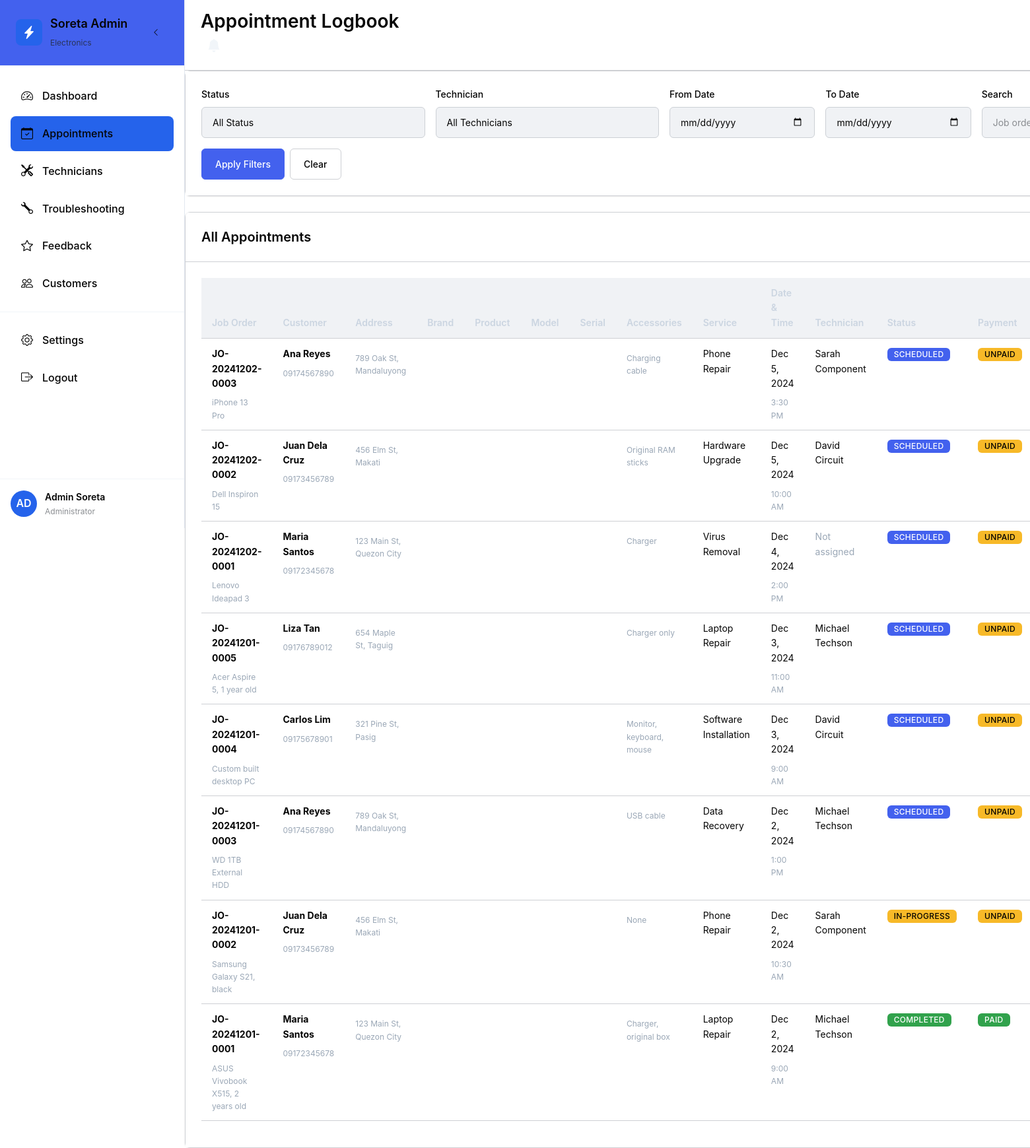
The page /admin/appointments.php (signed in) on the database its author committed.
### tables this page shows
CREATE TABLE `appointments` (
  `id` INT PRIMARY KEY AUTO_INCREMENT,
  `job_order_no` VARCHAR(20) UNIQUE NOT NULL,
  `customer_id` INT NOT NULL,
  `service_type` VARCHAR(255) NOT NULL,
  `product_details` TEXT NOT NULL,
  `trouble_description` TEXT NOT NULL,
  `appointment_date` DATE NOT NULL,
  `appointment_time` TIME NOT NULL,
  `status` ENUM('scheduled', 'in-progress', 'completed', 'cancelled') DEFAULT 'scheduled',
  `payment_status` ENUM('paid', 'unpaid') DEFAULT 'unpaid',
  `technician_id` INT NULL,
  `accessories` TEXT,
  `admin_notes` TEXT,
  `created_at` TIMESTAMP DEFAULT CURRENT_TIMESTAMP,
  `updated_at` TIMESTAMP DEFAULT CURRENT_TIMESTAMP ON UPDATE CURRENT_TIMESTAMP,
  FOREIGN KEY (`customer_id`) REFERENCES `users`(`id`),
  FOREIGN KEY (`technician_id`) REFERENCES `technicians`(`id`)
);

CREATE TABLE `users` (
  `id` INT PRIMARY KEY AUTO_INCREMENT,
  `email` VARCHAR(255) UNIQUE NOT NULL,
  `password` VARCHAR(255) NOT NULL,
  `name` VARCHAR(255) NOT NULL,
  `contact_number` VARCHAR(20) NOT NULL,
  `address` TEXT NOT NULL,
  `role` ENUM('admin', 'customer') DEFAULT 'customer',
  `is_active` BOOLEAN DEFAULT TRUE,
  `created_at` TIMESTAMP DEFAULT CURRENT_TIMESTAMP,
  `updated_at` TIMESTAMP DEFAULT CURRENT_TIMESTAMP ON UPDATE CURRENT_TIMESTAMP
);

CREATE TABLE `technicians` (
  `id` INT PRIMARY KEY AUTO_INCREMENT,
  `name` VARCHAR(255) NOT NULL,
  `contact_number` VARCHAR(20),
  `specialization` VARCHAR(255),
  `is_active` BOOLEAN DEFAULT TRUE,
  `created_at` TIMESTAMP DEFAULT CURRENT_TIMESTAMP
);

### includes/autoload.php (called while the page is built, shortened)
<?php
spl_autoload_register(function ($class_name) {
    $directories = [
        __DIR__ . '/',
        __DIR__ . '/../admin/',
        __DIR__ . '/../customer/',
        __DIR__ . '/../auth/',
        __DIR__ . '/../feedback/',
    ];
    $file_name = $class_name . '.php';
    foreach ($directories as $directory) {
        $file_path = $directory . $file_name;
        if (file_exists($file_path)) {
            return;
        }
    }
});
?>

### includes/AppointmentManager.php (called while the page is built, shortened)
<?php
class AppointmentManager {
    private $pdo;
    public function __construct(PDO $pdo) {
        $this->pdo = $pdo;
    }
    public function getAllAppointments(array $filters = []) {
        $sql = "SELECT a.*, u.name as customer_name, u.contact_number, u.address as customer_address, t.name as technician_name
            FROM appointments a
            JOIN users u ON a.customer_id = u.id
            LEFT JOIN technicians t ON a.technician_id = t.id
            WHERE 1=1";
        $params = [];
        $sql .= " ORDER BY a.appointment_date DESC, a.appointment_time DESC";
        $stmt = $this->pdo->prepare($sql);
        $stmt->execute($params);
        return $stmt->fetchAll();
    }
}
?>

### admin/appointments.php (the view, shortened to what this page needs)
<?php
$db = new Database();
$pdo = $db->getConnection();
$appointmentManager = new AppointmentManager($pdo);
$filters = [
    'status' => $_GET['status'] ?? '',
    'technician_id' => $_GET['technician_id'] ?? '',
    'date_from' => $_GET['date_from'] ?? '',
    'date_to' => $_GET['date_to'] ?? '',
    'search' => $_GET['search'] ?? ''
];
$appointments = $appointmentManager->getAllAppointments($filters);
?>
<!DOCTYPE html>
<html lang="en">
<head>
    <link href="https://cdn.jsdelivr.net/npm/bootstrap@5.3.0/dist/css/bootstrap.min.css" rel="stylesheet">
    <link href="https://cdn.jsdelivr.net/npm/bootstrap-icons@1.10.0/font/bootstrap-icons.css" rel="stylesheet">
    <link href="<?= ROOT_PATH ?>assets/css/main.css" rel="stylesheet">
    <link href="<?= ROOT_PATH ?>assets/css/admin.css" rel="stylesheet">
</head>
<body>
    <div class="admin-layout">
        <?php include 'layout/sidebar.php'; ?>
        <main class="admin-main">
            <header class="admin-header">
                <div class="header-left">
                    <h1 class="h3 mb-0">Appointment Logbook</h1>
                </div>
                <div class="header-right">
                    <?php include_once '../includes/notification-component.php'; ?>
                </div>
            </header>
            <div class="admin-content">
                <div class="card mb-4">
                    <div class="card-body">
                        <form method="GET" class="row g-3">
                            <div class="col-md-3">
                                <label class="form-label">Status</label>
                                <select name="status" class="form-control">
                                    <option value="">All Status</option>
                                </select>
                            </div>
                            <div class="col-md-3">
                                <label class="form-label">Technician</label>
                                <select name="technician_id" class="form-control">
                                    <option value="">All Technicians</option>
                                </select>
                            </div>
                            <div class="col-md-2">
                                <label class="form-label">From Date</label>
                                <input type="date" name="date_from" class="form-control" value="<?= $filters['date_from'] ?>">
                            </div>
                            <div class="col-md-2">
                                <label class="form-label">To Date</label>
                                <input type="date" name="date_to" class="form-control" value="<?= $filters['date_to'] ?>">
                            </div>
                            <div class="col-md-2">
                                <label class="form-label">Search</label>
                                <input type="text" name="search" class="form-control" placeholder="Job order or customer..." value="<?= $filters['search'] ?>">
                            </div>
                            <div class="col-md-12">
                                <div class="d-flex gap-2">
                                    <button type="submit" class="btn btn-primary">Apply Filters</button>
                                    <a href="appointments.php" class="btn btn-outline-secondary">Clear</a>
                                </div>
                            </div>
                        </form>
                    </div>
                </div>
                <div class="card">
                    <div class="card-header d-flex justify-content-between align-items-center">
                        <h5 class="card-title mb-0">All Appointments</h5>
                    </div>
                    <div class="card-body">
                        <?php if (empty($appointments)): ?>
                            <div class="empty-state">
                                <i class="bi bi-calendar-x empty-state-icon"></i>
                                <h5>No appointments found</h5>
                                <p class="text-muted">Try adjusting your filters or check back later.</p>
                            </div>
                        <?php else: ?>
                            <div class="table-responsive">
                                <table class="table table-hover">
                                    <thead>
                                        <tr>
                                            <th>Job Order</th>
                                            <th>Customer</th>
                                            <th>Address</th>
                                            <th>Brand</th>
                                            <th>Product</th>
                                            <th>Model</th>
                                            <th>Serial</th>
                                            <th>Accessories</th>
                                            <th>Service</th>
                                            <th>Date & Time</th>
                                            <th>Technician</th>
                                            <th>Status</th>
                                            <th>Payment</th>
                                        </tr>
                                    </thead>
                                    <tbody>
                                        <?php foreach ($appointments as $appointment): ?>
                                            <tr>
                                                <td>
                                                    <strong><?= htmlspecialchars($appointment['job_order_no']) ?></strong>
                                                    <br>
                                                    <small class="text-muted"><?= htmlspecialchars($appointment['product_details']) ?></small>
                                                </td>
                                                <td>
                                                    <strong><?= htmlspecialchars($appointment['customer_name']) ?></strong>
                                                    <br>
                                                    <small class="text-muted"><?= htmlspecialchars($appointment['contact_number']) ?></small>
                                                </td>
                                                <td>
                                                    <small class="text-muted"><?= htmlspecialchars($appointment['customer_address'] ?? '') ?></small>
                                                </td>
                                                <td>
                                                </td>
                                                <td>
                                                </td>
                                                <td>
                                                </td>
                                                <td>
                                                </td>
                                                <td>
                                                    <small class="text-muted"><?= htmlspecialchars($appointment['accessories'] ?? '') ?></small>
                                                </td>
                                                <td><?= htmlspecialchars($appointment['service_type']) ?></td>
                                                <td>
                                                    <?= date('M j, Y', strtotime($appointment['appointment_date'])) ?>
                                                    <br>
                                                    <small class="text-muted"><?= date('g:i A', strtotime($appointment['appointment_time'])) ?></small>
                                                </td>
                                                <td>
                                                    <?php if ($appointment['technician_name']): ?>
                                                        <?= htmlspecialchars($appointment['technician_name']) ?>
                                                    <?php else: ?>
                                                        <span class="text-muted">Not assigned</span>
                                                    <?php endif; ?>
                                                </td>
                                                <td>
                                                    <span class="badge bg-<?= getStatusBadgeClass($appointment['status']) ?>">
                                                        <?= ucfirst($appointment['status']) ?>
                                                    </span>
                                                </td>
                                                <td>
                                                    <span class="badge bg-<?= $appointment['payment_status'] === 'paid' ? 'success' : 'warning' ?>">
                                                        <?= ucfirst($appointment['payment_status']) ?>
                                                    </span>
                                                </td>
                                            </tr>
                                        <?php endforeach; ?>
                                    </tbody>
                                </table>
                            </div>
                        <?php endif; ?>
                    </div>
                </div>
            </div>
        </main>
    </div>
</body>
</html>
<?php
function getStatusBadgeClass($status) {
    $classes = [
        'scheduled' => 'primary',
        'in-progress' => 'warning',
        'completed' => 'success',
        'cancelled' => 'danger'
    ];
    return $classes[$status] ?? 'secondary';
}
?>

### admin/layout/sidebar.php (style rules this page uses)
.admin-layout { display: flex; min-height: 100vh; }
.admin-main { flex: 1; margin-left: 280px; transition: var(--transition-slow); }
.admin-layout { --admin-text-primary: #e6eef8; --admin-text-secondary: #cbd5e1; --admin-text-muted: #9aa7b6; }
.admin-main .text-muted { color: var(--admin-text-muted) !important; }
.admin-main { color: var(--admin-text-primary); }
.admin-main .table thead th { color: var(--admin-text-secondary) !important; }
.admin-main .badge { color: #fff !important; }

### rows shown on the page
appointments: job_order_no "JO-20241202-0003", product_details "iPhone 13 Pro", customer.name "Ana Reyes", customer.contact_number "09174567890", customer.address "789 Oak St, Mandaluyong", accessories "Charging cable", service_type "Phone Repair", appointment_date "Dec 5, 2024", appointment_time "3:30 PM", technician.name "Sarah Component", status "SCHEDULED", payment_status "UNPAID"
appointments: job_order_no "JO-20241202-0002", product_details "Dell Inspiron 15", customer.name "Juan Dela Cruz", customer.contact_number "09173456789", customer.address "456 Elm St, Makati", accessories "Original RAM sticks", service_type "Hardware Upgrade", appointment_date "Dec 5, 2024", appointment_time "10:00 AM", technician.name "David Circuit", status "SCHEDULED", payment_status "UNPAID"
appointments: job_order_no "JO-20241202-0001", product_details "Lenovo Ideapad 3", customer.name "Maria Santos", customer.contact_number "09172345678", customer.address "123 Main St, Quezon City", accessories "Charger", service_type "Virus Removal", appointment_date "Dec 4, 2024", appointment_time "2:00 PM", shows "Not assigned", status "SCHEDULED", payment_status "UNPAID"
appointments: job_order_no "JO-20241201-0005", product_details "Acer Aspire 5, 1 year old", customer.name "Liza Tan", customer.contact_number "09176789012", customer.address "654 Maple St, Taguig", accessories "Charger only", service_type "Laptop Repair", appointment_date "Dec 3, 2024", appointment_time "11:00 AM", technician.name "Michael Techson", status "SCHEDULED", payment_status "UNPAID"
appointments: job_order_no "JO-20241201-0004", product_details "Custom built desktop PC", customer.name "Carlos Lim", customer.contact_number "09175678901", customer.address "321 Pine St, Pasig", accessories "Monitor, keyboard, mouse", service_type "Software Installation", appointment_date "Dec 3, 2024", appointment_time "9:00 AM", technician.name "David Circuit", status "SCHEDULED", payment_status "UNPAID"
appointments: job_order_no "JO-20241201-0003", product_details "WD 1TB External HDD", customer.name "Ana Reyes", customer.contact_number "09174567890", customer.address "789 Oak St, Mandaluyong", accessories "USB cable", service_type "Data Recovery", appointment_date "Dec 2, 2024", appointment_time "1:00 PM", technician.name "Michael Techson", status "SCHEDULED", payment_status "UNPAID"
appointments: job_order_no "JO-20241201-0002", product_details "Samsung Galaxy S21, black", customer.name "Juan Dela Cruz", customer.contact_number "09173456789", customer.address "456 Elm St, Makati", accessories "None", service_type "Phone Repair", appointment_date "Dec 2, 2024", appointment_time "10:30 AM", technician.name "Sarah Component", status "IN-PROGRESS", payment_status "UNPAID"
appointments: job_order_no "JO-20241201-0001", product_details "ASUS Vivobook X515, 2 years old", customer.name "Maria Santos", customer.contact_number "09172345678", customer.address "123 Main St, Quezon City", accessories "Charger, original box", service_type "Laptop Repair", appointment_date "Dec 2, 2024", appointment_time "9:00 AM", technician.name "Michael Techson", status "COMPLETED", payment_status "PAID"

### other values the page prints
substr($_SESSION['user_name'], 0, 2) "AD"
$_SESSION['user_name'] "Admin Soreta"
